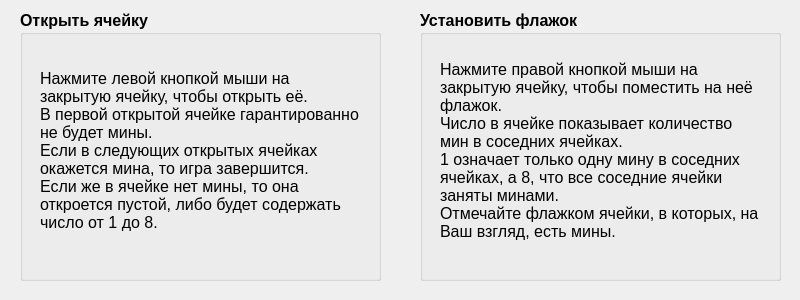
<?xml version="1.0" encoding="UTF-8"?>
<ui version="4.0">
 <class>HowToPlay</class>
 <widget class="QWidget" name="HowToPlay">
  <property name="geometry">
   <rect>
    <x>0</x>
    <y>0</y>
    <width>800</width>
    <height>300</height>
   </rect>
  </property>
  <property name="minimumSize">
   <size>
    <width>800</width>
    <height>300</height>
   </size>
  </property>
  <property name="maximumSize">
   <size>
    <width>800</width>
    <height>300</height>
   </size>
  </property>
  <property name="windowTitle">
   <string>Как играть</string>
  </property>
  <widget class="QGroupBox" name="groupBox">
   <property name="geometry">
    <rect>
     <x>20</x>
     <y>10</y>
     <width>361</width>
     <height>271</height>
    </rect>
   </property>
   <property name="font">
    <font>
     <pointsize>12</pointsize>
     <bold>true</bold>
    </font>
   </property>
   <property name="title">
    <string>Открыть ячейку</string>
   </property>
   <widget class="QLabel" name="label">
    <property name="geometry">
     <rect>
      <x>20</x>
      <y>30</y>
      <width>321</width>
      <height>221</height>
     </rect>
    </property>
    <property name="font">
     <font>
      <pointsize>12</pointsize>
      <bold>false</bold>
     </font>
    </property>
    <property name="text">
     <string>Нажмите левой кнопкой мыши на закрытую ячейку, чтобы открыть её.
В первой открытой ячейке гарантированно не будет мины.
Если в следующих открытых ячейках окажется мина, то игра завершится.
Если же в ячейке нет мины, то она откроется пустой, либо будет содержать число от 1 до 8.</string>
    </property>
    <property name="wordWrap">
     <bool>true</bool>
    </property>
   </widget>
  </widget>
  <widget class="QGroupBox" name="groupBox_2">
   <property name="geometry">
    <rect>
     <x>420</x>
     <y>10</y>
     <width>361</width>
     <height>271</height>
    </rect>
   </property>
   <property name="font">
    <font>
     <pointsize>12</pointsize>
     <bold>true</bold>
    </font>
   </property>
   <property name="title">
    <string>Установить флажок</string>
   </property>
   <widget class="QLabel" name="label_2">
    <property name="geometry">
     <rect>
      <x>20</x>
      <y>30</y>
      <width>321</width>
      <height>221</height>
     </rect>
    </property>
    <property name="font">
     <font>
      <pointsize>12</pointsize>
      <bold>false</bold>
     </font>
    </property>
    <property name="text">
     <string>Нажмите правой кнопкой мыши на закрытую ячейку, чтобы поместить на неё флажок.
Число в ячейке показывает количество мин в соседних ячейках.
1 означает только одну мину в соседних ячейках, а 8, что все соседние ячейки заняты минами.
Отмечайте флажком ячейки, в которых, на Ваш взгляд, есть мины.</string>
    </property>
    <property name="wordWrap">
     <bool>true</bool>
    </property>
   </widget>
  </widget>
 </widget>
 <resources/>
 <connections/>
</ui>
